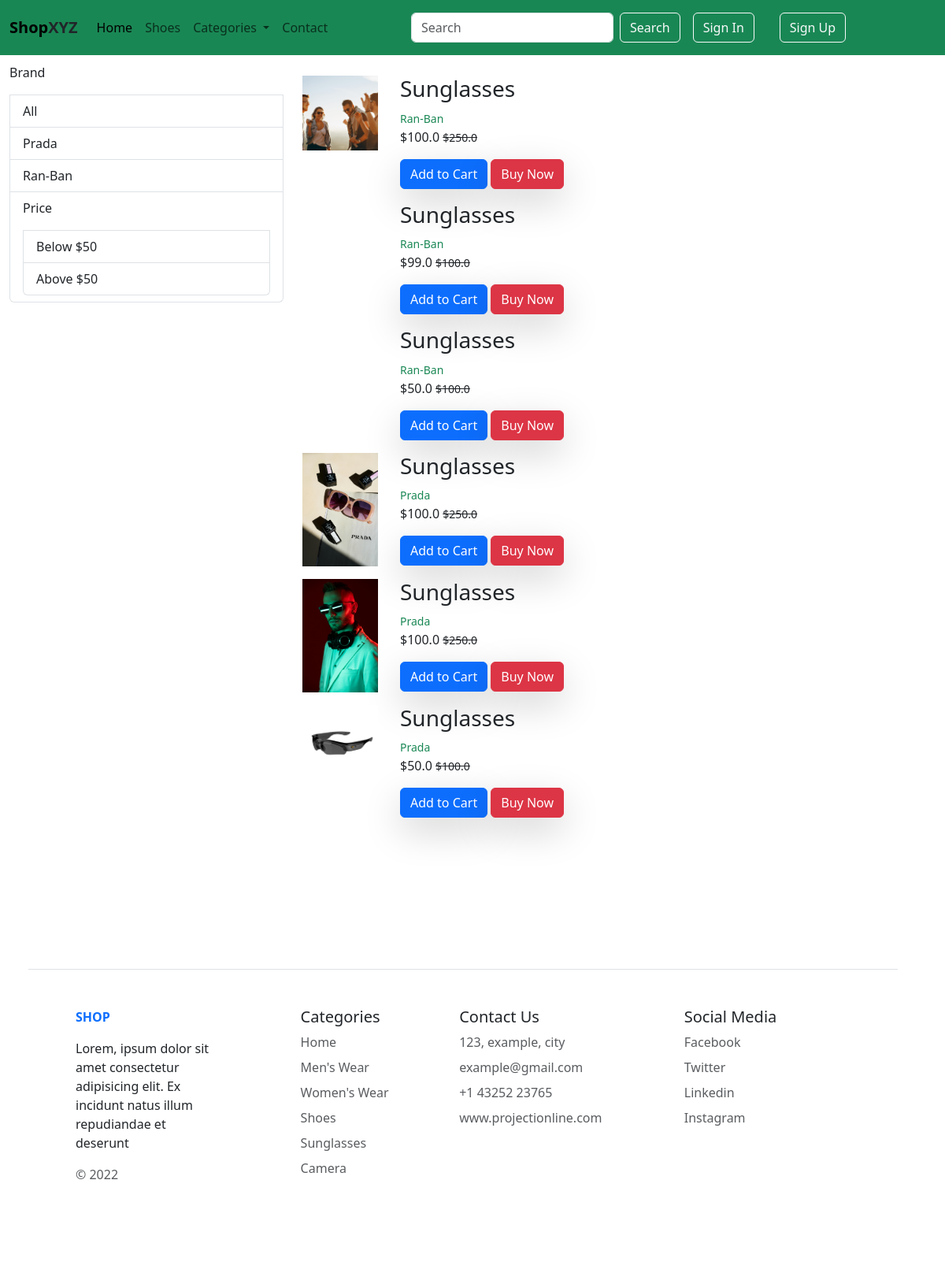
/sunglasses/None, run on the app's committed database.
### app/models.py (models this page shows, shortened)
class Product(models.Model):
    product_name = models.CharField(max_length=50)
    selling_price = models.FloatField()
    discounted_price = models.FloatField()
    description = models.TextField()
    category = models.CharField(choices=CATEGORY_CHOICES, max_length=3)
    brand = models.CharField(max_length=50)
    image = models.ImageField(upload_to='product-img')

### app/views.py (the view)
# urls.py: path('sunglasses/<slug:data>', views.sunglasses, name="sunglasses"),
def sunglasses(request, data=None):
    if data == 'None':
        products = Product.objects.filter(category='S')
    elif data == 'prada':
        products = Product.objects.filter(category='S').filter(brand = 'Prada')
    elif data == 'ran-ban':
        products = Product.objects.filter(category='S').filter(brand = 'Ran-Ban')
    elif data == 'below':
        products = Product.objects.filter(category='S').filter(discounted_price__lt = 100)
    elif data == 'above':
        products = Product.objects.filter(category='S').filter(discounted_price__gt = 49)
    return render(request, 'sunglasses.html', {'products': products})

### templates/sunglasses.html
{% extends "base.html" %}
{% block content %}
<section class="sunglasses">
    <div class="row container">
        <div class="col-md-4">
            <div class="list-group">
                <p>Brand</p>
                <a href="{% url "sunglasses" 'None' %}" class="list-group-item">All</a>
                <a href="{% url "sunglasses" 'prada' %}" class="list-group-item">Prada</a>
                <a href="{% url "sunglasses" 'ran-ban' %}" class="list-group-item">Ran-Ban</a>
                <span class="list-group-item">
                    <p>Price</p>
                    <a href="{% url "sunglasses" 'below' %}" class="list-group-item">Below $50</a>
                    <a href="{% url "sunglasses" 'above' %}" class="list-group-item">Above $50</a>
                </span>
            </div>
        </div>
        <div class="col">
          {% for product in products  %}
          <div class="row my-3">
            <div class="col-md-2">
            <img src="/media/{{product.image}}" class="img-fluid object-fit-cover" style="width: 6rem" alt=""/>
            </div>
            <div class="col-md-8">
                <h3>{{product.product_name}}</h3>
                <small class="text-success">{{product.brand}}</small>
                <p>${{product.discounted_price}}  <small class="text-decoration-line-through">${{product.selling_price}}</small>
                </p>
                <a href="{% url 'carts'  %}" class="btn shadow-lg btn-primary">Add to Cart</a>
                <a href="" class="btn-danger btn shadow-lg ">Buy Now</a>
            </div>
        </div>
        {% endfor %}
    </div>
   </div>
</section>
{% endblock content %}

### static/css/style.css (style rules this page uses)
section { margin: 10vh 0; }

### data on the page
Product: image (picture), product_name "Sunglasses", brand "Ran-Ban", discounted_price "100.0", selling_price "250.0"
Product: product_name "Sunglasses", brand "Ran-Ban", discounted_price "99.0", selling_price "100.0"
Product: product_name "Sunglasses", brand "Ran-Ban", discounted_price "50.0", selling_price "100.0"
Product: image (picture), product_name "Sunglasses", brand "Prada", discounted_price "100.0", selling_price "250.0"
Product: image (picture), product_name "Sunglasses", brand "Prada", discounted_price "100.0", selling_price "250.0"
Product: image (picture), product_name "Sunglasses", brand "Prada", discounted_price "50.0", selling_price "100.0"
